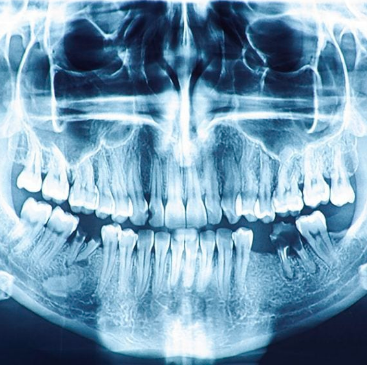
#> input picture lab9 - pliki-20231208/zeby.png, 367 x 365 px
$ python lab9.py
#> lines starting #> are read from the running program, lines starting #| are printed output that depends on the picture
from PIL import Image
import numpy as np
from PIL import ImageChops, ImageOps
from PIL import ImageStat as stat
import matplotlib.pyplot as plt


def figurePlot(images):
    fig = plt.figure(figsize=(32, 48))

    rows = int(len(images)/2)

    if len(images) % 2 == 1:
        rows += 1

    for i in range(rows):
        for j in range(2):
            if i*2+j < len(images):
                plt.subplot(rows, 2, i*2+j+1)
                plt.imshow(images[i*2+j])
                plt.axis('off')
    return fig

#1
obraz = Image.open("zeby.png")
#> obraz is the input picture: PIL image 367x365 RGB; mean R, G, B 117.8, 156, 180.7
print(obraz.mode)  # RGB
#| RGB
obraz = obraz.convert('L')
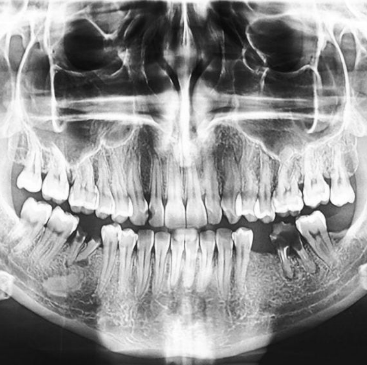
#> obraz: PIL image 367x365 L; min 8, max 255, mean 147.4

#2
#2.1 norm
def histogram_norm(obraz):
    hist = obraz.histogram()
    w, h = obraz.size
    N = w * h
    hist_norm = []
    for i in hist:
        hist_norm.append(i/N)
    return hist_norm


#2.2 cumul
def histogram_cumul(hist):
    hist_cumul = [hist[0]]
    for i in range(1, len(hist)):
        hist_cumul.append(hist_cumul[i-1] + hist[i])
    return hist_cumul


#2.3 equal
def histogram_equalization(obraz):
    hist_norm = histogram_norm(obraz)
    hist_cumul = histogram_cumul(hist_norm)
    obraz1 = obraz.point(lambda i: int(255 * hist_cumul[i]))
    return obraz1


#2.4
obraz21 = histogram_norm(obraz)
#> in histogram_norm, `hist = obraz.histogram()`: hist = 256 values, max 2003 at index 21, min 0 at index 0, mean 523.3
#> the loop in histogram_norm, `for i in hist:` made 256 passes
#> i on passes 2 to 4: 0, 0, 0
#> after the loop in histogram_norm, `for i in hist:`: hist_norm = 256 values, max 0.015 at index 21, min 0 at index 0, mean 0.00391
#> obraz21 has the same summary as hist_norm in histogram_norm
obraz22 = histogram_cumul(obraz21)
#> in histogram_cumul, `hist_cumul = [hist[0]]`: hist_cumul = [0]
#> after the loop in histogram_cumul, `for i in range(1, len(hist)):`: hist_cumul = 256 values from 0 to 1
#> obraz22 = 256 values from 0 to 1
obraz23 = histogram_equalization(obraz)
#> the loop in histogram_norm (call 2), `for i in hist:` made 256 passes
#> in histogram_equalization, `obraz1 = obraz.point(lambda i: int(255 * hist_cumul[i]))`:
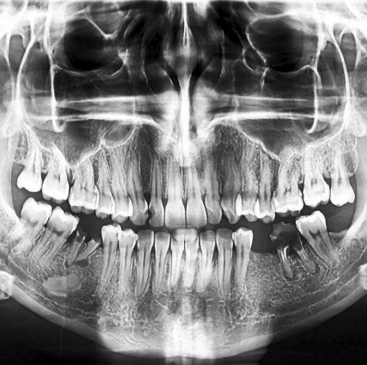
#> obraz1: PIL image 367x365 L; min 0, max 255, mean 127.6

obrazy = [obraz21, obraz22, obraz23]
fig1 = figurePlot(obrazy)
#> in figurePlot, `rows = int(len(images)/2)`: rows = 1
#> in figurePlot, `rows += 1`: rows = 2
#> (the run stopped early here; a loop or call above may not have finished)
